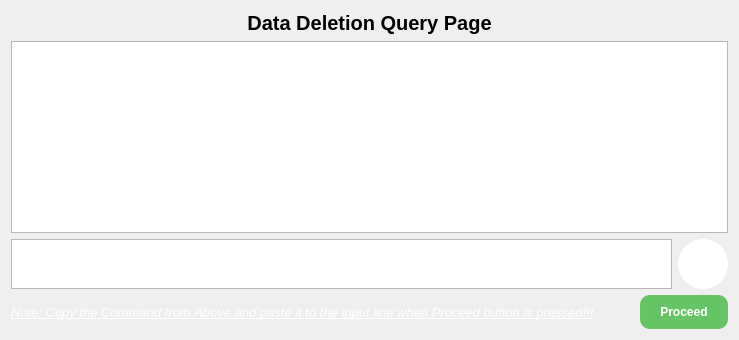
             <widget class="QWidget" name="page_9">
              <layout class="QGridLayout" name="gridLayout_9">
               <item row="1" column="0">
                <layout class="QHBoxLayout" name="horizontalLayout_13">
                 <item>
                  <widget class="QTextEdit" name="delete_ai_input">
                   <property name="sizePolicy">
                    <sizepolicy hsizetype="Expanding" vsizetype="Minimum">
                     <horstretch>0</horstretch>
                     <verstretch>0</verstretch>
                    </sizepolicy>
                   </property>
                   <property name="minimumSize">
                    <size>
                     <width>0</width>
                     <height>30</height>
                    </size>
                   </property>
                   <property name="maximumSize">
                    <size>
                     <width>16777215</width>
                     <height>100</height>
                    </size>
                   </property>
                   <property name="font">
                    <font>
                     <pointsize>12</pointsize>
                    </font>
                   </property>
                   <property name="html">
                    <string>&lt;!DOCTYPE HTML PUBLIC &quot;-//W3C//DTD HTML 4.0//EN&quot; &quot;http://www.w3.org/TR/REC-html40/strict.dtd&quot;&gt;
&lt;html&gt;&lt;head&gt;&lt;meta name=&quot;qrichtext&quot; content=&quot;1&quot; /&gt;&lt;style type=&quot;text/css&quot;&gt;
p, li { white-space: pre-wrap; }
&lt;/style&gt;&lt;/head&gt;&lt;body style=&quot; font-family:'MS Shell Dlg 2'; font-size:12pt; font-weight:400; font-style:normal;&quot;&gt;
&lt;p style=&quot;-qt-paragraph-type:empty; margin-top:0px; margin-bottom:0px; margin-left:0px; margin-right:0px; -qt-block-indent:0; text-indent:0px;&quot;&gt;&lt;br /&gt;&lt;/p&gt;&lt;/body&gt;&lt;/html&gt;</string>
                   </property>
                  </widget>
                 </item>
                 <item>
                  <widget class="QPushButton" name="delete_ai_btn">
                   <property name="styleSheet">
                    <string notr="true">QPushButton {
    background-color: #fff;     /* Button background */
    border-radius: 25px;           /* Half of width/height for perfect circle */
    min-width: 50px;
    min-height: 50px;
    color: white;                  /* Text color */
    font-weight: bold;
    border: none;
}

QPushButton:hover {
    background-color: 	#A9A9A9;     /* Hover effect */
}

QPushButton:pressed {
    background-color:#696969;     /* Pressed effect */
}
</string>
                   </property>
                   <property name="text">
                    <string/>
                   </property>
                   <property name="icon">
                    <iconset resource="resource.qrc">
                     <normaloff>:/newPrefix/icons/arrow-up.png</normaloff>:/newPrefix/icons/arrow-up.png</iconset>
                   </property>
                   <property name="iconSize">
                    <size>
                     <width>20</width>
                     <height>20</height>
                    </size>
                   </property>
                  </widget>
                 </item>
                </layout>
               </item>
               <item row="2" column="0">
                <layout class="QHBoxLayout" name="horizontalLayout_14">
                 <item>
                  <widget class="QLabel" name="label_15">
                   <property name="font">
                    <font>
                     <pointsize>10</pointsize>
                     <weight>50</weight>
                     <italic>true</italic>
                     <bold>false</bold>
                     <underline>true</underline>
                     <strikeout>false</strikeout>
                     <kerning>false</kerning>
                    </font>
                   </property>
                   <property name="styleSheet">
                    <string notr="true">color: #fff</string>
                   </property>
                   <property name="text">
                    <string>Note: Copy the Command from Above and paste it to the input line when Proceed button is pressed!!!</string>
                   </property>
                  </widget>
                 </item>
                 <item>
                  <spacer name="horizontalSpacer_4">
                   <property name="orientation">
                    <enum>Qt::Horizontal</enum>
                   </property>
                   <property name="sizeHint" stdset="0">
                    <size>
                     <width>40</width>
                     <height>20</height>
                    </size>
                   </property>
                  </spacer>
                 </item>
                 <item>
                  <widget class="QPushButton" name="delete_proceed_btn">
                   <property name="font">
                    <font>
                     <pointsize>-1</pointsize>
                     <weight>75</weight>
                     <bold>true</bold>
                    </font>
                   </property>
                   <property name="styleSheet">
                    <string notr="true">QPushButton {
        background-color: #66C466;  /* Darker Green background */
        color: white;  /* White text */
        font-size: 12px;  /* Increased text size */
        padding: 10px 20px;  /* Increased padding for larger button */
        border-radius: 10px;  /* Rounded corners */
        border: none;  /* Remove border */
    }
    QPushButton:hover {
        background-color: #5FB55F;  /* Slightly darker green on hover */
    }
    QPushButton:pressed {
        background-color: #4CAF50;  /* Even darker green when clicked */
    }</string>
                   </property>
                   <property name="text">
                    <string>Proceed</string>
                   </property>
                  </widget>
                 </item>
                </layout>
               </item>
               <item row="0" column="0">
                <layout class="QVBoxLayout" name="verticalLayout_9">
                 <item>
                  <widget class="QLabel" name="label_14">
                   <property name="font">
                    <font>
                     <pointsize>15</pointsize>
                     <weight>75</weight>
                     <bold>true</bold>
                    </font>
                   </property>
                   <property name="text">
                    <string>Data Deletion Query Page</string>
                   </property>
                   <property name="alignment">
                    <set>Qt::AlignCenter</set>
                   </property>
                  </widget>
                 </item>
                 <item>
                  <widget class="QTextEdit" name="delete_ai_result">
                   <property name="font">
                    <font>
                     <pointsize>14</pointsize>
                    </font>
                   </property>
                   <property name="frameShape">
                    <enum>QFrame::StyledPanel</enum>
                   </property>
                   <property name="readOnly">
                    <bool>true</bool>
                   </property>
                  </widget>
                 </item>
                </layout>
               </item>
              </layout>
             </widget>
